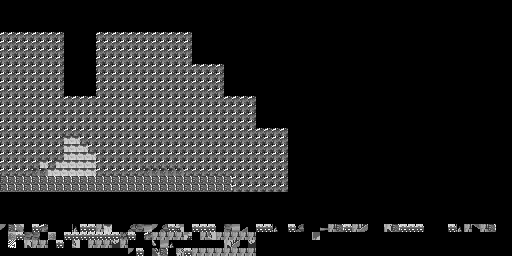

Below is a game level as drawn by its tile map, then a one-line description and the .tmx that defines it (tile-layer data replaced by summaries):
An orthogonal 64x32 tile map with 8x8 px tiles, 2 tile layers (Tiles, Palette).

<map version="1.10" tiledversion="1.10.2" orientation="orthogonal" renderorder="right-down" width="64" height="32" tilewidth="8" tileheight="8" infinite="0" nextlayerid="3" nextobjectid="1">
  <tileset firstgid="1" source="drawbridge_intro2.tsx" />
  <layer id="1" name="Tiles" width="64" height="32">
    <data>[2048 cells, 2048 non-empty, 316 distinct tile ids]</data>
  </layer>
  <layer id="2" name="Palette" width="64" height="32">
    <data>[2048 cells, 645 non-empty, 11 distinct tile ids]</data>
  </layer>
</map>
